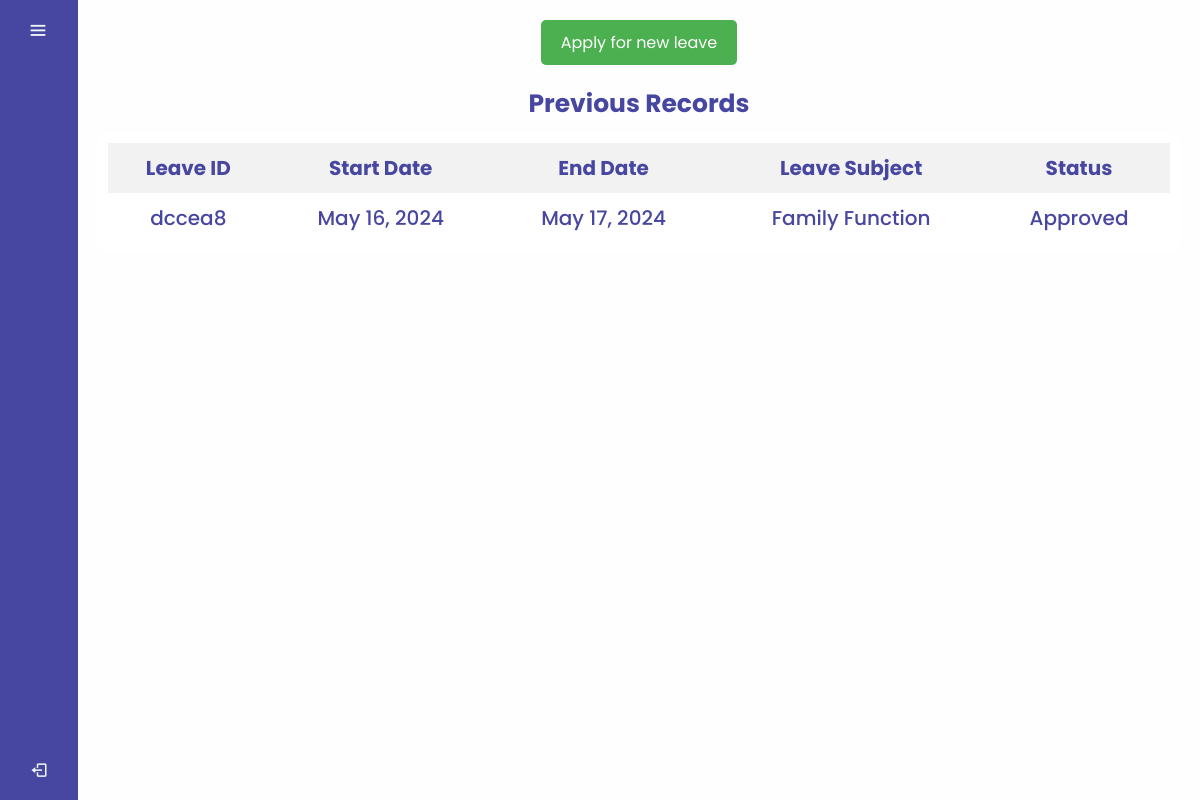
Page /leave (signed in) on the committed database.
### emp_engagement/models.py (models this page shows, shortened)
class Leave(models.Model):
    LEAVE_STATUS_CHOICES = [
        ('Pending', 'Pending'),
        ('Approved', 'Approved'),
        ('Not Approved', 'Not Approved'),
    ]
    username = models.CharField(max_length=30)
    emp_name = models.CharField(max_length=30, blank=True)
    leave_id = models.CharField(max_length=6)
    start_date = models.DateField()
    end_date = models.DateField()
    subject = models.CharField(max_length=255)
    status = models.CharField(max_length=20, choices=LEAVE_STATUS_CHOICES, default='Pending')

### emp_engagement/decorators.py (the view)
    def wrapped_view(request,*args, **kwargs):
        try:
            if 'username' in request.session.keys():
                return view_func(request,*args, **kwargs)
            else:
                return redirect('/login')
        except:
            return redirect('/login')

### emp_engagement/views.py (called while the page is built, shortened)
@login_access_only
def leave(request):
    isAdmin = request.session.get('is_admin')
    currentUser = request.session.get('username')
    display_name= request.session.get('display_name')
    position = request.session.get('position')
    profile_pic_url = request.session.get('profile_pic_url')
    menu_list= request.session.get('menu_list')
    leave_records = Leave.objects.filter(username=currentUser).order_by('-start_date') if not isAdmin else Leave.objects.all().order_by('-start_date')
    return render(request, 'leave.html', {
        'display_name': display_name,
        'position': position,
        'profile_pic_url': profile_pic_url,
        'menu_list': menu_list,
        'leave_records': leave_records,
        'isAdmin': isAdmin
    })

### templates/leave.html (shortened to what this page needs)
{% extends "index.html" %}
{% block css %}
{% load static %}
<link rel="stylesheet" href="{% static "css/leave.css" %}">
{% endblock css %}
{% block section %}
<div class="container">
    <div id="profile-container">
        <button type="button" onclick="showForm()" class="buttons">Apply for new leave</button>
    </div>
    <div id="leavesection2heading">Previous Records</div>
    <table id="leaveRecordsTable">
        <thead>
            <tr>
                <th>Leave ID</th>
                <th>Start Date</th>
                <th>End Date</th>
                <th>Leave Subject</th>
                <th>Status</th>
            </tr>
        </thead>
        <tbody>
            {% for record in leave_records %}
            <tr>
                <td>{{ record.leave_id }}</td>
                <td>{{ record.start_date }}</td>
                <td>{{ record.end_date }}</td>
                <td>{{ record.subject }}</td>
                <td>{{ record.status }}</td>
            </tr>
            {% endfor %}
        </tbody>
    </table>
</div>
{% endblock section %}
{% block script %}
{% load static %}
{% endblock script %}

### static/css/index.css (style rules this page uses)
* { margin: 0; padding: 0; box-sizing: border-box; font-family: "Poppins", sans-serif; }
:root { --primary-color: #4747a1; --secondary-color:#f4f7fe; }

### static/css/leave.css (style rules this page uses)
:root { --primary-color: #4747a1; --secondary-color: #f4f7fe; }
#profile-container { display: flex; flex-direction: row; justify-content: center; align-items: center; }
#leavesection2heading { margin-top: 20px; margin-bottom: 10px; text-align: center; font-weight: bold; }
.container { height: 100vh; background-color: rgba(255, 255, 255, 0.9); padding: 20px; }
table { width: 100%; border-collapse: separate; border-spacing: 0; background-color: rgba(255, 255, 255, 0.8); border-radius: 10px; overflow-y: auto; max-height: calc(100vh - 150px); }
table, th, td { font-size: 20px; padding: 10px; }
th { background-color: #f2f2f2; }
td { text-align: center; }
button { padding: 10px 20px; font-size: 16px; cursor: pointer; color: white; border: none; background-color: #4CAF50; border-radius: 5px; }

### rows in the picture
Leave: leave_id "dccea8", start_date "May 16, 2024", end_date "May 17, 2024", subject "Family Function", status "Approved"
